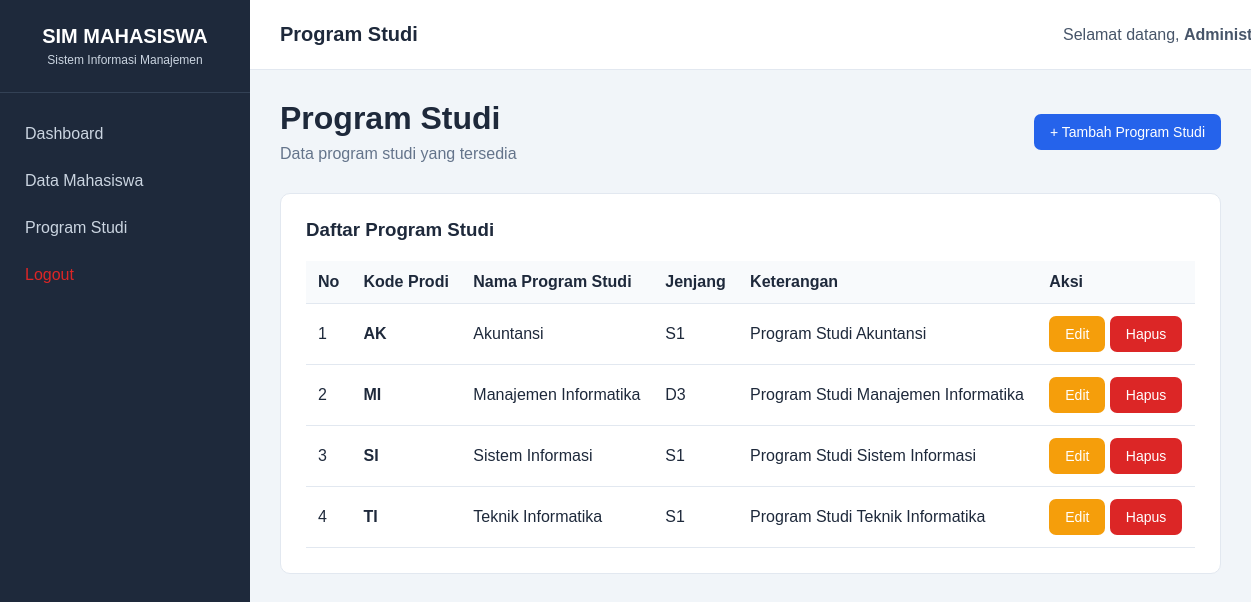
Screenshot of /prodi/index.php (signed in) with the database file from the repository.
### tables this page shows
CREATE TABLE `prodi` (
  `id` int(11) NOT NULL,
  `kode_prodi` varchar(20) NOT NULL,
  `nama_prodi` varchar(100) NOT NULL,
  `jenjang` varchar(10) NOT NULL,
  `keterangan` text DEFAULT NULL
);

### prodi/index.php (the view, shortened to what this page needs)
<?php
include "../config/koneksi.php";
$query = mysqli_query(
    $koneksi,
    "SELECT * FROM prodi ORDER BY nama_prodi ASC"
);
?>
<?php include "../template/header.php"; ?>
<?php include "../template/sidebar.php"; ?>
<div class="main-content">
    <?php include "../template/navbar.php"; ?>
    <div class="content">
        <div class="page-header">
            <div>
                <h1>Program Studi</h1>
                <p>
                    Data program studi yang tersedia
                </p>
            </div>
            <a href="tambah.php" class="btn btn-primary">
                + Tambah Program Studi
            </a>
        </div>
        <div class="table-container">
            <div class="table-header">
                <h3>Daftar Program Studi</h3>
            </div>
            <table>
                <thead>
                    <tr>
                        <th>No</th>
                        <th>Kode Prodi</th>
                        <th>Nama Program Studi</th>
                        <th>Jenjang</th>
                        <th>Keterangan</th>
                        <th>Aksi</th>
                    </tr>
                </thead>
                <tbody>
                <?php
                $no = 1;
                while ($data = mysqli_fetch_assoc($query)) {
                ?>
                    <tr>
                        <td>
                            <?php echo $no++; ?>
                        </td>
                        <td>
                            <strong>
                                <?php echo htmlspecialchars($data['kode_prodi']); ?>
                            </strong>
                        </td>
                        <td>
                            <?php echo htmlspecialchars($data['nama_prodi']); ?>
                        </td>
                        <td>
                            <?php echo htmlspecialchars($data['jenjang']); ?>
                        </td>
                        <td>
                            <?php echo htmlspecialchars($data['keterangan']); ?>
                        </td>
                        <td>
                            <a
                                href="edit.php?id=<?php echo $data['id']; ?>"
                                class="btn btn-warning"
                            >
                                Edit
                            </a>
                            <a
                                href="hapus.php?id=<?php echo $data['id']; ?>"
                                class="btn btn-danger"
                                onclick="return confirm('Apakah Anda yakin ingin menghapus program studi ini?')"
                            >
                                Hapus
                            </a>
                        </td>
                    </tr>
                <?php } ?>
                </tbody>
            </table>
        </div>
    </div>
</div>
<?php include "../template/footer.php"; ?>

### assets/css/style.css (style rules this page uses)
* { margin: 0; padding: 0; box-sizing: border-box; }
body { font-family: Arial, Helvetica, sans-serif; background-color: #f1f5f9; color: #1e293b; }
.main-content { margin-left: 250px; width: calc(100% - 250px); }
.content { padding: 30px; }
.table-container { background-color: white; padding: 25px; margin-top: 30px; border-radius: 10px; border: 1px solid #e2e8f0; }
.table-container h3 { margin-bottom: 20px; }
table { width: 100%; border-collapse: collapse; }
table th, table td { padding: 12px; border-bottom: 1px solid #e2e8f0; text-align: left; }
table th { background-color: #f8fafc; }
.page-header { display: flex; justify-content: space-between; align-items: center; margin-bottom: 25px; }
.page-header h1 { margin-bottom: 8px; }
.page-header p { color: #64748b; }
.btn { position: relative; display: inline-flex; align-items: center; justify-content: center; gap: 7px; padding: 10px 16px; border-radius: 7px; border: none; text-decoration: none; cursor: pointer; font-size: 14px; font-family: Arial, sans-serif; font-weight: 500; overflow: hidden; transition: transform 0.2s ease, box-shadow 0.2s ease, background-color 0.2s ease; }
.btn::after { content: ""; position: absolute; width: 0; height: 0; border-radius: 50%; background: rgba(255, 255, 255, 0.35); transform: translate(-50%, -50%); transition: width 0.5s ease, height 0.5s ease; }
.btn-primary { background-color: #2563eb; color: white; }
.btn-warning { background-color: #f59e0b; color: white; }
.btn-danger { background-color: #dc2626; color: white; }
.table-header { margin-bottom: 20px; }

### rows the page displays
prodi: kode_prodi "AK", nama_prodi "Akuntansi", jenjang "S1", keterangan "Program Studi Akuntansi"
prodi: kode_prodi "MI", nama_prodi "Manajemen Informatika", jenjang "D3", keterangan "Program Studi Manajemen Informatika"
prodi: kode_prodi "SI", nama_prodi "Sistem Informasi", jenjang "S1", keterangan "Program Studi Sistem Informasi"
prodi: kode_prodi "TI", nama_prodi "Teknik Informatika", jenjang "S1", keterangan "Program Studi Teknik Informatika"

### other values shown
$judul "Program Studi"
